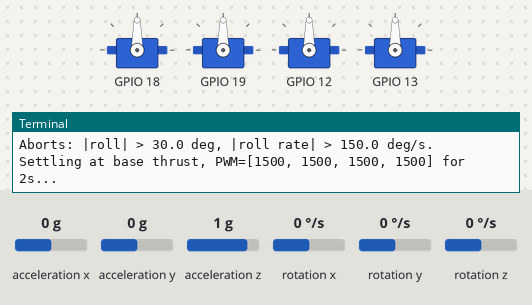
This program was run on a simulated Raspberry Pi (BCM pin numbers). On the bench: 4 × servo, the last lines printed to the terminal. Inputs (shaded band) come from the test bench; at power-on: acceleration x 0 g, acceleration y 0 g, acceleration z 1 g, rotation x 0 °/s, rotation y 0 °/s, rotation z 0 °/s. Files the program writes start out absent; servo angles are drawn from the pulse width (0.5 ms = 0°, 2.5 ms = 180°); the clock reads 2024-03-15 10:24:30 at power-on unless the program sets it. At 8.2 s the program stops and its outputs stay as they are.

Above: at 5.1 s.
At 7.79 s:
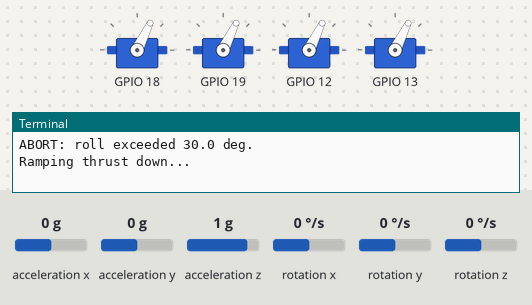
At 8.3 s:
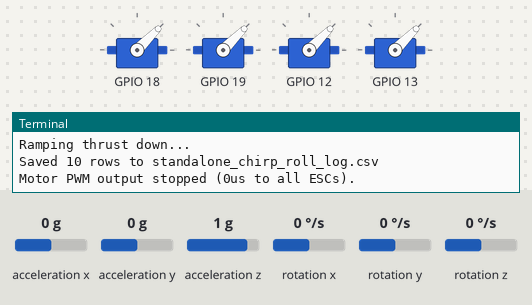
Timing chart, 0 to 9.7 s (numbered marks = the images above):
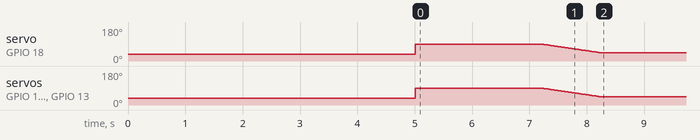

The program:

standalone_chirp_sysid.py
```python
#!/usr/bin/env python3
"""
Standalone roll-axis system identification -- no PX4, no MAVLink.

This script owns the whole chain itself:

    [tau_x, tau_y, tau_z, thrust]   (normalized: torques [-1,1], thrust [0,1])
              |  combine  (quad-X mixer geometry)
        motor_i                      (normalized fraction, [0,1])
              |  clamp, then scale
        pwm_i                        (microseconds, [1000, 2000])
              |  pigpio
        ESCs

Excitation: linear-sweep chirp on tau_x only (roll). tau_y and tau_z are
held at zero; thrust is held constant at BASE_THRUST_NORM.

Logs time, commanded tau_x, roll/pitch/yaw angles, roll rate, and the four
per-motor PWM values -- the PWM values are what THIS script computed and
sent, so there is no ambiguity about what the ESCs actually received.

SAFETY
------
Nothing else is in the loop. There is no PX4 failsafe, no rate controller,
no stabilization of any kind behind this script -- the angle/rate aborts
below are the ONLY automatic protection. Start with a small AMPLITUDE and
step up across runs.

The first thing this script does is arm the ESCs (900us for 5s). That
phase is deliberately excluded from the CSV.
"""

import time
import csv
import math
import atexit
import signal

import pigpio
from mpu6050 import mpu6050

# ============================== CONFIG ====================================

# --- excitation -----------------------------------------------------------
BASE_THRUST_NORM = 0.5   # constant normalized thrust, [0,1]
AMPLITUDE = 0.01         # chirp amplitude on tau_x, normalized [-1,1]
CHIRP_F0 = 0.3           # Hz, start frequency
CHIRP_F1 = 2.0           # Hz, end frequency
CHIRP_DURATION = 30.0    # seconds

LOOP_RATE_HZ = 50        # control/logging loop rate

# --- safety ---------------------------------------------------------------
ANGLE_LIMIT_DEG = 30.0     # abort if |roll| exceeds this
RATE_LIMIT_DEG_S = 150.0   # abort if |roll rate| exceeds this
ANGLE_LIMIT_RAD = math.radians(ANGLE_LIMIT_DEG)
RATE_LIMIT_RAD_S = math.radians(RATE_LIMIT_DEG_S)

# --- ESC arming -----------------------------------------------------------
ARM_PWM = 900
ARM_DURATION_S = 5.0

# --- GPIO (from your four_motor_bridge.py wiring) -------------------------
GPIO_M1 = 18
GPIO_M2 = 19
GPIO_M3 = 12
GPIO_M4 = 13
GPIO_MOTORS = [GPIO_M1, GPIO_M2, GPIO_M3, GPIO_M4]

PWM_MIN = 1000
PWM_MAX = 2000

# --- MPU6050 calibration (from your calibration + tilt runs) --------------
GYRO_BIAS = {'x': 5.148221, 'y': -3.911198, 'z': 1.039099}   # deg/s
ROLL_OFFSET_DEG = -2.555     # from mpu6050_tilt.py "y_tilt" (atan2(ay, az))
PITCH_OFFSET_DEG = 2.806     # from mpu6050_tilt.py "x_tilt" (atan2(ax, az))

ALPHA = 0.98   # complementary filter weight (gyro vs accel)

OUTPUT_CSV = 'standalone_chirp_roll_log.csv'

# --- mixer geometry -------------------------------------------------------
# PX4 v1.9.2 quad_x normalized allocation matrix, rows = motors 1..4,
# columns = [roll_scale, pitch_scale, yaw_scale, thrust_scale].
# Confirmed against mixer_multirotor.py / quad_x geometry in your source.
ROTORS = [
    {'roll': -0.707107, 'pitch':  0.707107, 'yaw':  1.0, 'thrust': 1.0},  # M1
    {'roll':  0.707107, 'pitch': -0.707107, 'yaw':  1.0, 'thrust': 1.0},  # M2
    {'roll':  0.707107, 'pitch':  0.707107, 'yaw': -1.0, 'thrust': 1.0},  # M3
    {'roll': -0.707107, 'pitch': -0.707107, 'yaw': -1.0, 'thrust': 1.0},  # M4
]

# ==========================================================================


def chirp_tau_x(t):
    """Linear-sweep chirp, CHIRP_F0 -> CHIRP_F1 over CHIRP_DURATION."""
    if t > CHIRP_DURATION:
        return 0.0
    k = (CHIRP_F1 - CHIRP_F0) / CHIRP_DURATION
    phase = 2.0 * math.pi * (CHIRP_F0 * t + 0.5 * k * t * t)
    return AMPLITUDE * math.sin(phase)


def mix(tau_x, tau_y, tau_z, thrust, t=None):
    """Combine the four normalized commands into four normalized per-motor
    values, then clamp each to [0,1].

    NOTE: this is a plain combine-and-clamp. It does NOT replicate PX4's
    airmode desaturation (which reduces thrust/roll/pitch/yaw in a specific
    order to preserve the shape of the demand before anything is cut). The
    two are equivalent ONLY while no motor value leaves [0,1] -- which is
    why any clamp event is reported loudly below rather than silently
    absorbed.
    """
    raw = []
    for r in ROTORS:
        raw.append(tau_x * r['roll'] +
                   tau_y * r['pitch'] +
                   tau_z * r['yaw'] +
                   thrust * r['thrust'])

    clamped = []
    for i, v in enumerate(raw):
        if v < 0.0 or v > 1.0:
            where = f" at t={t:.2f}s" if t is not None else ""
            print(f"  !! SATURATION{where}: motor {i + 1} raw={v:.4f} "
                  f"outside [0,1] -- clamped. Mixer output no longer matches "
                  f"the commanded torque/thrust; treat this sample as suspect.")
        clamped.append(max(0.0, min(1.0, v)))

    return clamped


def to_pwm(motor_norm):
    """Normalized motor fraction [0,1] -> PWM microseconds [1000,2000]."""
    return [int(round(PWM_MIN + m * (PWM_MAX - PWM_MIN))) for m in motor_norm]


# --------------------------- pigpio setup ---------------------------------
pi = pigpio.pi()
if not pi.connected:
    raise RuntimeError("Cannot connect to pigpiod (is the daemon running?)")


def cut_motors():
    """Stop pulsing the GPIO entirely. pigpio holds the last value forever
    otherwise -- including after this process exits."""
    for gpio in GPIO_MOTORS:
        pi.set_servo_pulsewidth(gpio, 0)
    print("Motor PWM output stopped (0us to all ESCs).")


atexit.register(cut_motors)


def _signal_handler(signum, frame):
    cut_motors()
    raise SystemExit(f"Terminated by signal {signum}")


signal.signal(signal.SIGTERM, _signal_handler)
signal.signal(signal.SIGHUP, _signal_handler)    # SSH session drop


# ------------------------- 1) ESC ARMING ----------------------------------
# First thing the script does. Nothing here is logged.
print(f"Arming ESCs: {ARM_PWM}us to all four motors for {ARM_DURATION_S}s...")
_arm_t0 = time.time()
while time.time() - _arm_t0 < ARM_DURATION_S:
    for gpio in GPIO_MOTORS:
        pi.set_servo_pulsewidth(gpio, ARM_PWM)
    time.sleep(0.02)
print("Arming complete.")


# ------------------------- MPU6050 ----------------------------------------
mpu = mpu6050(0x68)
angle_est = {'roll': 0.0, 'pitch': 0.0, 'yaw': 0.0}   # radians


def update_attitude(dt):
    accel = mpu.get_accel_data()
    gyro = mpu.get_gyro_data()

    gx = gyro['x'] - GYRO_BIAS['x']
    gy = gyro['y'] - GYRO_BIAS['y']
    gz = gyro['z'] - GYRO_BIAS['z']

    # note the -accel['z']: this board reads az ~= -9.6 when level, so the
    # sign is flipped here to keep atan2 away from the +/-180 branch cut
    accel_roll = math.degrees(math.atan2(accel['y'], -accel['z'])) - ROLL_OFFSET_DEG
    accel_pitch = math.degrees(math.atan2(
        -accel['x'], math.sqrt(accel['y'] ** 2 + accel['z'] ** 2))) - PITCH_OFFSET_DEG

    roll_deg = ALPHA * (math.degrees(angle_est['roll']) + gx * dt) + (1 - ALPHA) * accel_roll
    pitch_deg = ALPHA * (math.degrees(angle_est['pitch']) + gy * dt) + (1 - ALPHA) * accel_pitch
    yaw_deg = math.degrees(angle_est['yaw']) + gz * dt   # gyro-only, drifts

    angle_est['roll'] = math.radians(roll_deg)
    angle_est['pitch'] = math.radians(pitch_deg)
    angle_est['yaw'] = math.radians(yaw_deg)

    rates = {'roll': math.radians(gx),
             'pitch': math.radians(gy),
             'yaw': math.radians(gz)}
    return angle_est, rates


# --------------------------- 2) MAIN LOOP ---------------------------------
log_rows = []
period = 1.0 / LOOP_RATE_HZ

print(f"Running chirp on tau_x: amplitude={AMPLITUDE}, "
      f"{CHIRP_F0}-{CHIRP_F1} Hz over {CHIRP_DURATION}s, "
      f"base thrust={BASE_THRUST_NORM}.")
print(f"Aborts: |roll| > {ANGLE_LIMIT_DEG} deg, "
      f"|roll rate| > {RATE_LIMIT_DEG_S} deg/s.")

try:
    # settle at symmetric base thrust briefly before exciting anything
    settle_pwms = to_pwm(mix(0.0, 0.0, 0.0, BASE_THRUST_NORM))
    print(f"Settling at base thrust, PWM={settle_pwms} for 2s...")
    _s0 = time.time()
    while time.time() - _s0 < 2.0:
        for gpio, pwm in zip(GPIO_MOTORS, settle_pwms):
            pi.set_servo_pulsewidth(gpio, pwm)
        time.sleep(period)

    t_start = time.time()
    last_t = t_start

    while True:
        now = time.time()
        dt = now - last_t
        last_t = now
        t = now - t_start

        angles, rates = update_attitude(dt)

        tau_x = chirp_tau_x(t)
        motor_norm = mix(tau_x, 0.0, 0.0, BASE_THRUST_NORM, t=t)
        pwms = to_pwm(motor_norm)

        for gpio, pwm in zip(GPIO_MOTORS, pwms):
            pi.set_servo_pulsewidth(gpio, pwm)

        log_rows.append((t, tau_x,
                         angles['roll'], angles['pitch'], angles['yaw'],
                         rates['roll'],
                         pwms[0], pwms[1], pwms[2], pwms[3]))

        if int(t / period) % 10 == 0:
            print(f"  t={t:6.2f}s  tau_x={tau_x:+.4f}  "
                  f"roll={math.degrees(angles['roll']):7.2f}deg  "
                  f"roll_rate={math.degrees(rates['roll']):7.2f}deg/s  "
                  f"pwm={pwms}")

        if abs(angles['roll']) > ANGLE_LIMIT_RAD:
            print(f"ABORT: roll exceeded {ANGLE_LIMIT_DEG} deg.")
            break

        if abs(rates['roll']) > RATE_LIMIT_RAD_S:
            print(f"ABORT: roll rate exceeded {RATE_LIMIT_DEG_S} deg/s.")
            break

        if t > CHIRP_DURATION:
            print("Chirp complete.")
            break

        time.sleep(max(0.0, period - (time.time() - now)))

except KeyboardInterrupt:
    print("\nAborted by user.")

finally:
    # ramp down to zero thrust rather than cutting abruptly
    print("Ramping thrust down...")
    ramp_steps = int(1.0 * LOOP_RATE_HZ)
    for i in range(ramp_steps):
        thr = BASE_THRUST_NORM * (1.0 - (i + 1) / ramp_steps)
        ramp_pwms = to_pwm(mix(0.0, 0.0, 0.0, thr))
        for gpio, pwm in zip(GPIO_MOTORS, ramp_pwms):
            pi.set_servo_pulsewidth(gpio, pwm)
        time.sleep(period)

    with open(OUTPUT_CSV, 'w', newline='') as f:
        writer = csv.writer(f)
        writer.writerow(['time', 'tau_x_cmd',
                         'roll_rad', 'pitch_rad', 'yaw_rad',
                         'rollspeed_rad_s',
                         'pwm1', 'pwm2', 'pwm3', 'pwm4'])
        writer.writerows(log_rows)
    print(f"Saved {len(log_rows)} rows to {OUTPUT_CSV}")
    # cut_motors() runs automatically on exit via atexit
```
